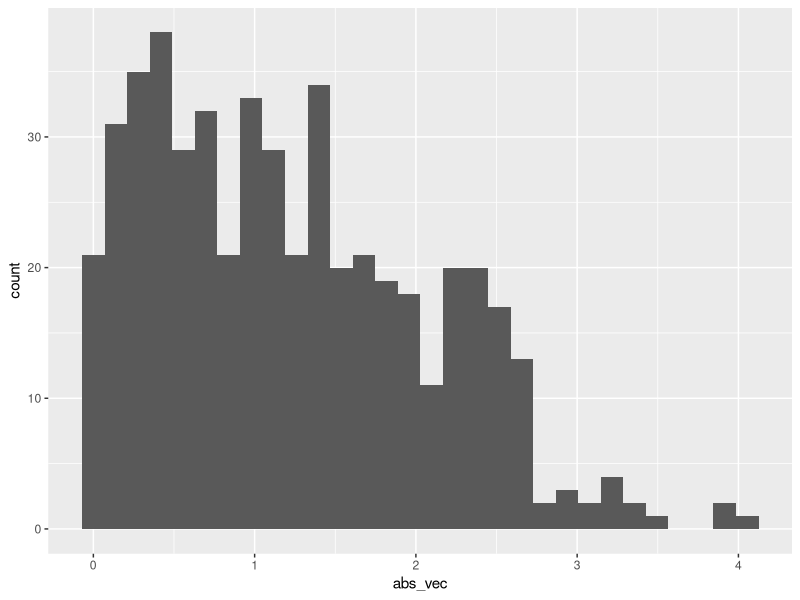

Write R code to recreate this figure.
## ---- chunk 1
knitr::opts_chunk$set(echo = TRUE)
## ---- chunk 2
library(tidyverse)

assessment_df = tibble(
  num_vec = rnorm(500, mean = 1),
  log_vec = num_vec > 0,
  abs_vec = abs(num_vec)
)


ggplot(assessment_df, aes(x = abs_vec)) + geom_histogram()

medium_assessment = median(pull(assessment_df,num_vec))
